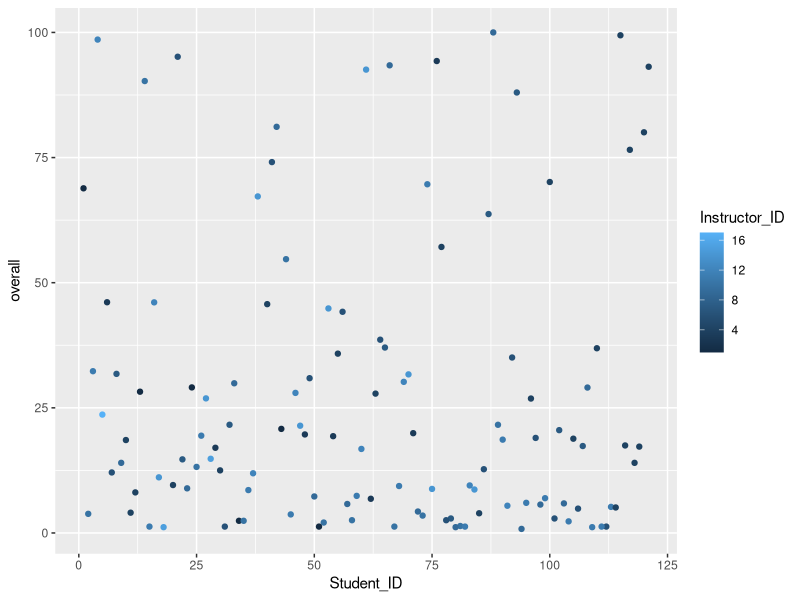
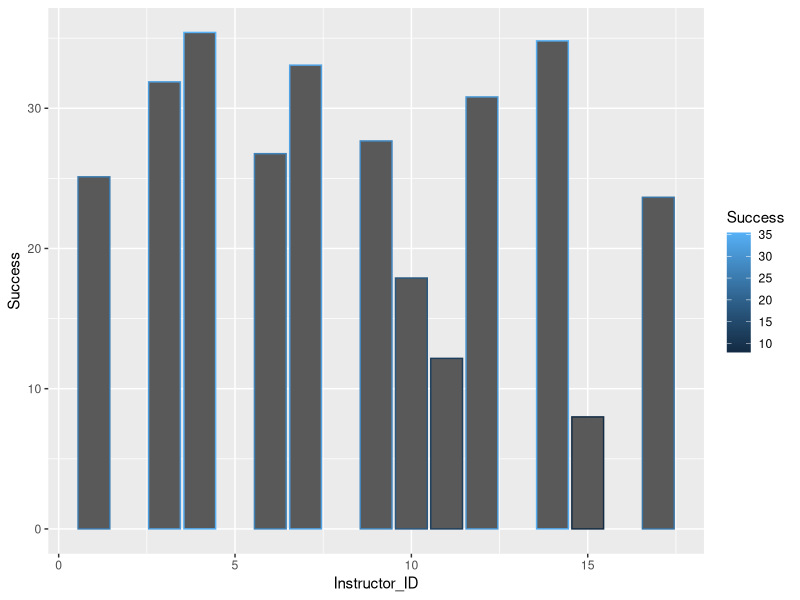

These figures' R source, in order:
## ---- chunk 1
knitr::opts_chunk$set(echo = TRUE)
## ---- chunk 2
library(tidyverse)
data = read_csv("clean_data_sta_with_season.csv")
## ---- chunk 3
 time_stats = data  %>% select(Instructor_ID,Student_ID,Duration,Session_ID
                                                       ,Training_Type) %>%
  mutate(Solo_Time = Duration * as.integer(str_detect(Training_Type,"solo")) ,Dual_Time = Duration * as.integer(str_detect(Training_Type,"dual||Ins")),
         CC_Time_Dual = Duration * as.integer(str_detect(Training_Type,"CC_dual")),
         CC_Time_Solo = Duration * as.integer(str_detect(Training_Type,"CC_solo")),
         Ins_Dual_Time = Duration * as.integer(str_detect(Training_Type,"Ins")))%>% group_by(Instructor_ID,Student_ID,Session_ID) %>% 
  summarise(
    Total_Duration = sum(Duration),
    Total_Solo = sum(Solo_Time), Total_Dual = sum(Dual_Time), Total_CC_Dual = sum(CC_Time_Dual),
    Total_CC_Solo = sum(CC_Time_Solo), Total_Ins_Dual = sum(Ins_Dual_Time)
  ) %>%
  summarise(Total_Duration = sum(Total_Duration),Total_Solo = sum(Total_Solo), Total_Dual = sum(Total_Dual), Total_CC_Dual = sum(Total_CC_Dual),
    Total_CC_Solo = sum(Total_CC_Solo), Total_Ins_Dual = sum(Total_Ins_Dual)) %>% ungroup() %>% arrange(desc(Total_Duration))

time_stats
## ---- chunk 4
percents =time_stats %>% mutate(Total_Duration = ifelse(Total_Duration>45,1,Total_Duration/45)*100,Total_Solo = 
                        ifelse(Total_Solo<12,Total_Solo/12,1)*100,Total_Dual = ifelse(Total_Dual<17,Total_Dual/17,1)*100,Total_CC_Dual = ifelse(Total_CC_Dual<3,Total_CC_Dual/3,1)*100 ,Total_CC_Solo = ifelse(Total_CC_Solo<5,Total_CC_Solo/5,1)*100 ,Total_Ins_Dual = ifelse(Total_Ins_Dual<5,Total_Ins_Dual/5,1)*100,overall = Total_Duration+Total_Solo+Total_Dual+Total_CC_Dual+Total_CC_Dual+Total_CC_Solo+Total_Ins_Dual)%>%
  mutate(overall = overall/7) %>% arrange(desc(overall))
percents
ggplot(percents, aes(x=Student_ID,y=overall,color=Instructor_ID)) + geom_point()

percents %>% group_by(Instructor_ID) %>% summarise(Success = mean(overall))%>%
  ggplot(aes(x=Instructor_ID,y=Success,color=Success)) + geom_col()

